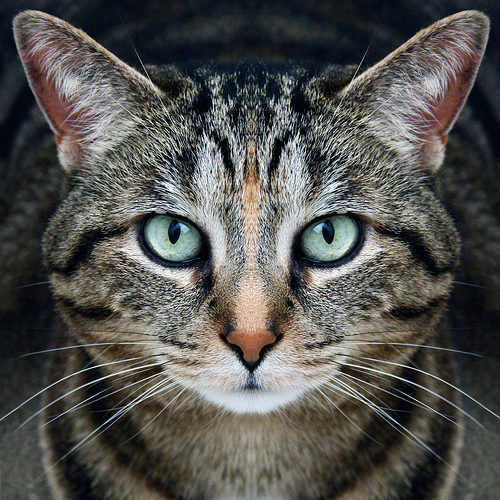
#> input picture images/cat/n02123045_712.JPEG, 500 x 500 px
$ python Img2sketches.py   (older library calls are emulated)
#> lines starting #> are read from the running program, lines starting #| are printed output that depends on the picture
### flaskr/Edge_extraction.py
import cv2
import numpy as np


# [42 lines left out: function long_edge_extraction, not called in this run]


def canny(img, res):
    img = cv2.resize(img, res)
    # Convert to graycsale
    img_gray = cv2.cvtColor(img, cv2.COLOR_BGR2GRAY)
    # Blur the image for better edge detection
    img_blur = cv2.GaussianBlur(img_gray, (3, 3), 0)

    # Sobel Edge Detection
    sobelx = cv2.Sobel(
        src=img_blur, ddepth=cv2.CV_64F, dx=1, dy=0, ksize=5
    )  # Sobel Edge Detection on the X axis
    sobely = cv2.Sobel(
        src=img_blur, ddepth=cv2.CV_64F, dx=0, dy=1, ksize=5
    )  # Sobel Edge Detection on the Y axis
    sobelxy = cv2.Sobel(
        src=img_blur, ddepth=cv2.CV_64F, dx=1, dy=1, ksize=5
    )  # Combined X and Y Sobel Edge Detection

    # Canny Edge Detection
    edges = cv2.Canny(
        image=img_blur, threshold1=100, threshold2=200
    )  # Canny Edge Detection
    return edges

### flaskr/BiCE_descriptor.py
import numpy as np
import cv2


def compute_BiCE_descriptor(patch):
    # Define parameters
    n_orientations = 4
    n_positions_perp = 18
    n_positions_tang = 6
    n_bins = n_orientations * n_positions_perp * n_positions_tang

    # Compute edge gradient magnitude and orientation
    sobel_x = np.array([[-1, 0, 1], [-2, 0, 2], [-1, 0, 1]])
    sobel_y = np.array([[1, 2, 1], [0, 0, 0], [-1, -2, -1]])
    gradient_x = cv2.filter2D(patch, -1, sobel_x)
    gradient_y = cv2.filter2D(patch, -1, sobel_y)
    gradient_mag = np.sqrt(gradient_x**2 + gradient_y**2)
    gradient_orient = np.arctan2(gradient_y, gradient_x)

    # Compute histogram of edge positions and orientations
    histogram = np.zeros((n_positions_perp, n_positions_tang, n_orientations))
    for i in range(patch.shape[0]):
        for j in range(patch.shape[1]):
            orient_bin = (
                int((gradient_orient[i, j] / np.pi + 0.5) * n_orientations)
                % n_orientations
            )
            perp_bin = int((i / patch.shape[0]) * n_positions_perp)
            tang_bin = int((j / patch.shape[1]) * n_positions_tang)
            histogram[perp_bin, tang_bin, orient_bin] += gradient_mag[i, j]

    # Binarize histogram and concatenate into descriptor
    descriptor = np.zeros(n_bins)
    bin_cutoff = np.percentile(histogram, 80)
    for i in range(n_positions_perp):
        for j in range(n_positions_tang):
            for k in range(n_orientations):
                bin_index = (
                    i * n_positions_tang * n_orientations + j * n_orientations + k
                )
                if histogram[i, j, k] > bin_cutoff:
                    descriptor[bin_index] = 1

    return descriptor

### flaskr/Min_hash.py
import random


def minhash(data, permutation):
    # 生成随机置换
    # permutation = list(range(len(data)))
    # random.shuffle(permutation)

    # 对输入数据进行置换
    permuted_data = [data[i] for i in permutation]

    # 找到第一个值为1的位置
    minhash_value = len(data)
    for i in range(len(permuted_data)):
        if permuted_data[i] == 1.0:
            # minhash_value = permutation[i]
            minhash_value = i
            break

    return minhash_value

### flaskr/Img2sketches.py
import mysql.connector
import random
import cv2
from multiprocessing import set_start_method, Pool

from Min_hash import minhash
from BiCE_descriptor import compute_BiCE_descriptor
from Edge_extraction import long_edge_extraction, canny

# [14 lines of commented-out code are left out]

seeds = [
    (10, 20, 30),
    (11, 21, 31),
    (12, 22, 32),
    (13, 23, 33),
    (14, 24, 34),
    (15, 25, 35),
    (16, 26, 36),
    (17, 27, 37),
    (18, 28, 38),
    (19, 29, 39),
    (40, 50, 60),
    (41, 51, 61),
    (42, 52, 62),
    (43, 53, 63),
    (44, 54, 64),
    (45, 55, 65),
    (46, 56, 66),
    (47, 57, 67),
    (48, 58, 68),
    (49, 59, 69),
]


# convert a patch to sketches
def patch2sketches(patch):
    descriptor = compute_BiCE_descriptor(patch)
    sketches = []
    for seed in seeds:
        seed1, seed2, seed3 = seed
        permutation = list(range(len(descriptor)))
        random.seed(seed1)
        random.shuffle(permutation)
        hash1 = minhash(descriptor, permutation)
        permutation = list(range(len(descriptor)))
        random.seed(seed2)
        random.shuffle(permutation)
        hash2 = minhash(descriptor, permutation)
        permutation = list(range(len(descriptor)))
        random.seed(seed3)
        random.shuffle(permutation)
        hash3 = minhash(descriptor, permutation)

        sketches.append([hash1, hash2, hash3])
    return sketches


# convert a image to sketches
def img2sketches(img, img_size=300, patch_size=60, step=31):
    edge = canny(img, (img_size, img_size))
    # edge = long_edge_extraction(img, (img_size, img_size))

    patchs = [
        edge[x : x + patch_size, y : y + patch_size]
        for x in range(0, img_size - step + 1, step + 1)
        for y in range(0, img_size - step + 1, step + 1)
    ]
    set_start_method("fork", True)
    pool = Pool()
    result = pool.map(patch2sketches, patchs)
    pool.close()
    # print(seeds)
    return result


if __name__ == "__main__":
    img_path = "../images/" + "cat" + "/" + "n02123045_712.JPEG"
    img = cv2.imread(img_path)
#> img is the input picture: shape (500, 500, 3); mean B, G, R 79, 82.3, 82.9
    # img2sketches(img)
    print(img2sketches(img))
#> in canny, `img = cv2.resize(img, res)`:
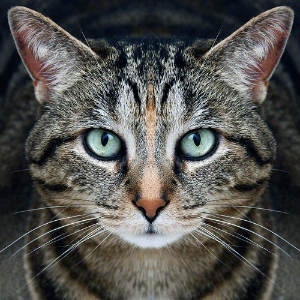
#> img: shape (300, 300, 3); mean of channels 0, 1, 2 78.9, 82.1, 82.7; drawn as B, G, R
#> in canny, `img_gray = cv2.cvtColor(img, cv2.COLOR_BGR2GRAY)`:
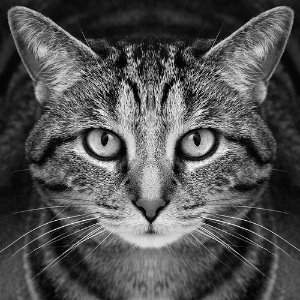
#> img_gray: shape (300, 300); min 0, max 254, mean 81.9
#> in canny, `img_blur = cv2.GaussianBlur(img_gray, (3, 3), 0)`:
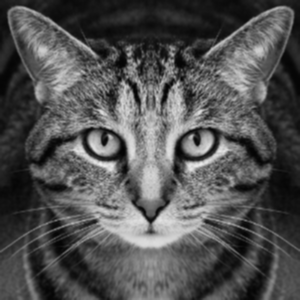
#> img_blur: shape (300, 300); min 3, max 238, mean 82
#> in canny, `sobelx = cv2.Sobel( src=img_blur, ddepth=cv2.CV_64F, dx=1, dy=0, ksize..`:
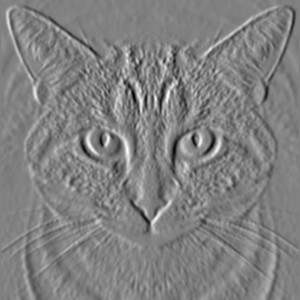
#> sobelx: shape (300, 300) float64; min -6668, max 6498, mean 0.2; drawn with min black and max white
#> in canny, `sobely = cv2.Sobel( src=img_blur, ddepth=cv2.CV_64F, dx=0, dy=1, ksize..`:
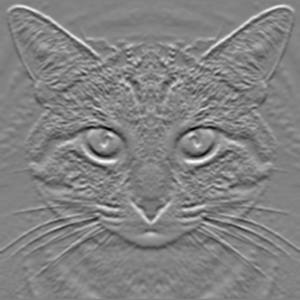
#> sobely: shape (300, 300) float64; min -7072, max 6815, mean 21.6; drawn with min black and max white
#> in canny, `sobelxy = cv2.Sobel( src=img_blur, ddepth=cv2.CV_64F, dx=1, dy=1, ksiz..`:
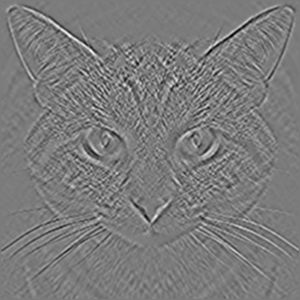
#> sobelxy: shape (300, 300) float64; min -1371, max 1452, mean 0; drawn with min black and max white
#> in canny, `edges = cv2.Canny( image=img_blur, threshold1=100, threshold2=200 )`:
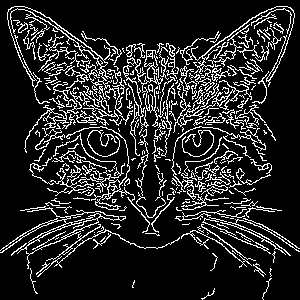
#> edges: shape (300, 300); 14.9% white in thin lines or dots
#> in img2sketches, `patchs = [ edge[x : x + patch_size, y : y + patch_size] for x in range..`: patchs = 81 items
#> (printed output is left out)

$ run again, with images-copy/n02106662_11224.JPEG copied over images/cat/n02123045_712.JPEG
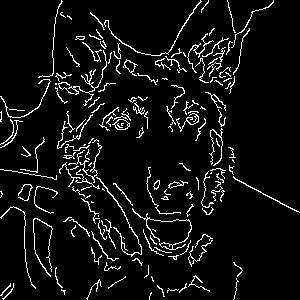
#> input picture images-copy/n02106662_11224.JPEG, 300 x 300 px
#> img is the input picture: shape (300, 300, 3); min 0, max 255, mean 17.1
#> in canny, `sobelxy = cv2.Sobel( src=img_blur, ddepth=cv2.CV_64F, dx=1, dy=1, ksiz..`:
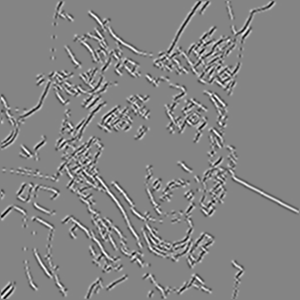
#> sobelxy: shape (300, 300) float64; min -2473, max 2275, mean 0; drawn with min black and max white
#> in canny, `edges = cv2.Canny( image=img_blur, threshold1=100, threshold2=200 )`:
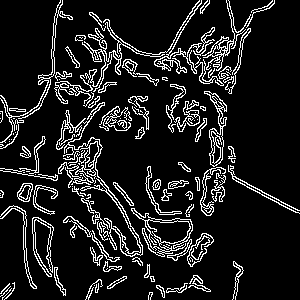
#> edges: shape (300, 300); 11.7% white in thin lines or dots
#> patchs = 81 items
#> (printed output is left out)

$ run again, with images-copy/n02106662_15078.JPEG copied over images/cat/n02123045_712.JPEG
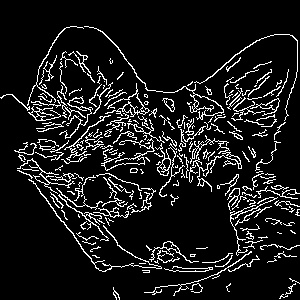
#> input picture images-copy/n02106662_15078.JPEG, 300 x 300 px
#> img is the input picture: shape (300, 300, 3); min 0, max 255, mean 26
#> in canny, `edges = cv2.Canny( image=img_blur, threshold1=100, threshold2=200 )`:
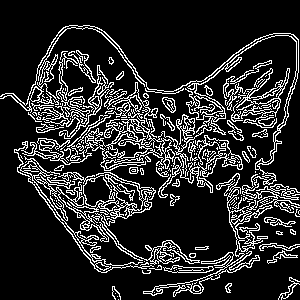
#> edges: shape (300, 300); 16% white in thin lines or dots
#> patchs = 81 items
#> (printed output is left out)
